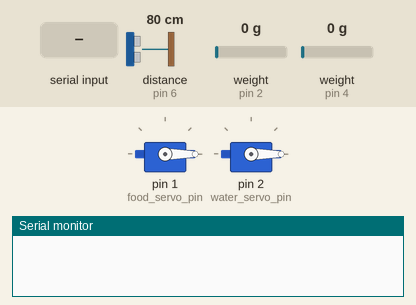
Recording of a sketch running on a simulated Arduino Nano, built with avr-gcc and run on an emulated ATmega328P. Shown: 2 × servo, the last lines printed to the serial monitor. Wiring (inferred from the names in the program): ultrasonic range finder: trigger pin 7; echo pin 6. The test bench sets the inputs (shaded band); at power-on: distance to the obstacle (sensor on pin 6) 80 cm, weight on the scale (sensors on pin 2, pin 4) 0 g. The echo pulse lasts 58.3 µs per cm.

Above: at 3.8 s.
3.9 s: "1" received over Serial
At 9.5 s:
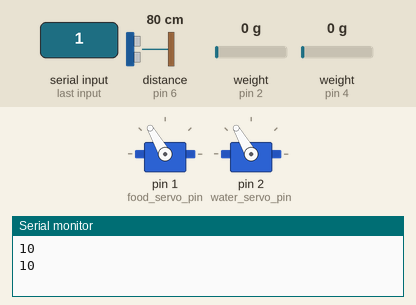
Timing chart, 0 to 11.0 s (numbered marks = the images above; inputs shaded):
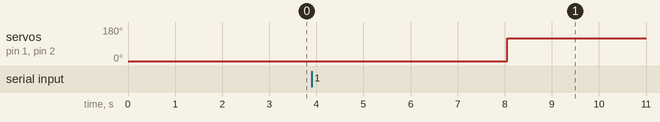

The sketch:

adf_sensor_actuator.ino
```cpp
/*
 * Program: adf_sensor_actuator.ino
 * Developer: Aditya Prakash
 * Board: Arduino Nano
*/
#include "HX711.h"
#include "Servo.h"

HX711 dog_scale, bowl_scale;
//Variables for Dog weight scale
int scale1_dt_pin = 2;
int scale1_sck_pin = 3;
int dog_wgt_thresh = 300000;//3kg
int scale1_calib_fac = -573; //(assumed)

//Variables for Bowl weight scale
int scale2_dt_pin = 4;
int scale2_sck_pin = 5;
int bowl_wgt_thresh = 500;//500g (assumed)
int scale2_calib_fac = -537; //(assumed)

//Ultrasonic variables
int echo_pin = 6;
int trig_pin = 7;
long duration,distance;
long dist_thresh = 200; //in cms(assumed)

//Servo variables
int food_servo_pin = 1;
int water_servo_pin = 2;
Servo food_servo, water_servo;
int max_angle = 120; //(assumed)
int min_angle = 0;  //(assumed)

//Flags
int dog_flag = 0;
int bowl_flag = 0;
int ultra_flag = 0;


void setup() {
  //Setup serial
  Serial.begin(9600);

  //Setup weight sensors - 2
  dog_scale.begin(scale1_dt_pin,scale1_sck_pin);
  bowl_scale.begin(scale2_dt_pin,scale2_sck_pin);

  dog_scale.set_scale(scale1_calib_fac);
  bowl_scale.set_scale(scale2_calib_fac);

  //Setup ultrasonic
  pinMode(trig_pin, OUTPUT);
  pinMode(echo_pin, INPUT);

  //Setup servos
  pinMode(food_servo_pin, OUTPUT);
  pinMode(water_servo_pin, OUTPUT);
  food_servo.attach(food_servo_pin);
  water_servo.attach(water_servo_pin);
  food_servo.write(min_angle);
  water_servo.write(min_angle);
}

void loop() {
  //Scan the 2 weight sensors
  dog_scale.tare();
  bowl_scale.tare();
  if(dog_scale.get_units(10) > dog_wgt_thresh){dog_flag = 1;}
  else {dog_flag = 0;}

  if(bowl_scale.get_units(10) > bowl_wgt_thresh){bowl_flag = 1;}
  else {bowl_flag = 0;}

  //If dog weight detected, get ultrasound value and
  //if dog weight sensor and ultrasound sensor are triggered,
  //send serial message to RPi of format "_ _ \n", where _ can
  //be 0 or 1
  if (dog_flag == 1)
  {
    for(int i=0; i<5; i++)
    {
      digitalWrite(trig_pin, LOW);
      delayMicroseconds(2);
      digitalWrite(trig_pin, HIGH);
      delayMicroseconds(10);
      digitalWrite(trig_pin, LOW);
      duration = pulseIn(echo_pin, HIGH);
      distance += duration * 0.034 / 2;
    }
    int dist_avg = distance/5;
    if(dist_avg < dist_thresh)
    {ultra_flag = 1;}
    else
    {ultra_flag = 0;}
  }

  if (dog_flag == 1 && ultra_flag == 1 && bowl_flag == 0)
  {Serial.print("10\n");}
  else if (dog_flag == 1 && ultra_flag == 1 && bowl_flag == 1)
  {Serial.print("11\n");}
  else
  {Serial.print("00\n");}

  //Wait for message from RPi to either move the servos or
  //bring them to home
  if(Serial.read() == '1')
  {
    food_servo.write(max_angle);
    water_servo.write(max_angle);
  }
  else if(Serial.read() == '0')
  {
    food_servo.write(min_angle);
    water_servo.write(min_angle);
  }


}
```

Measured:
- after the input at 3.9 s, servo on pin 1 (food_servo_pin), servo on pin 2 (water_servo_pin): 0° → 120° after 4.2 s
